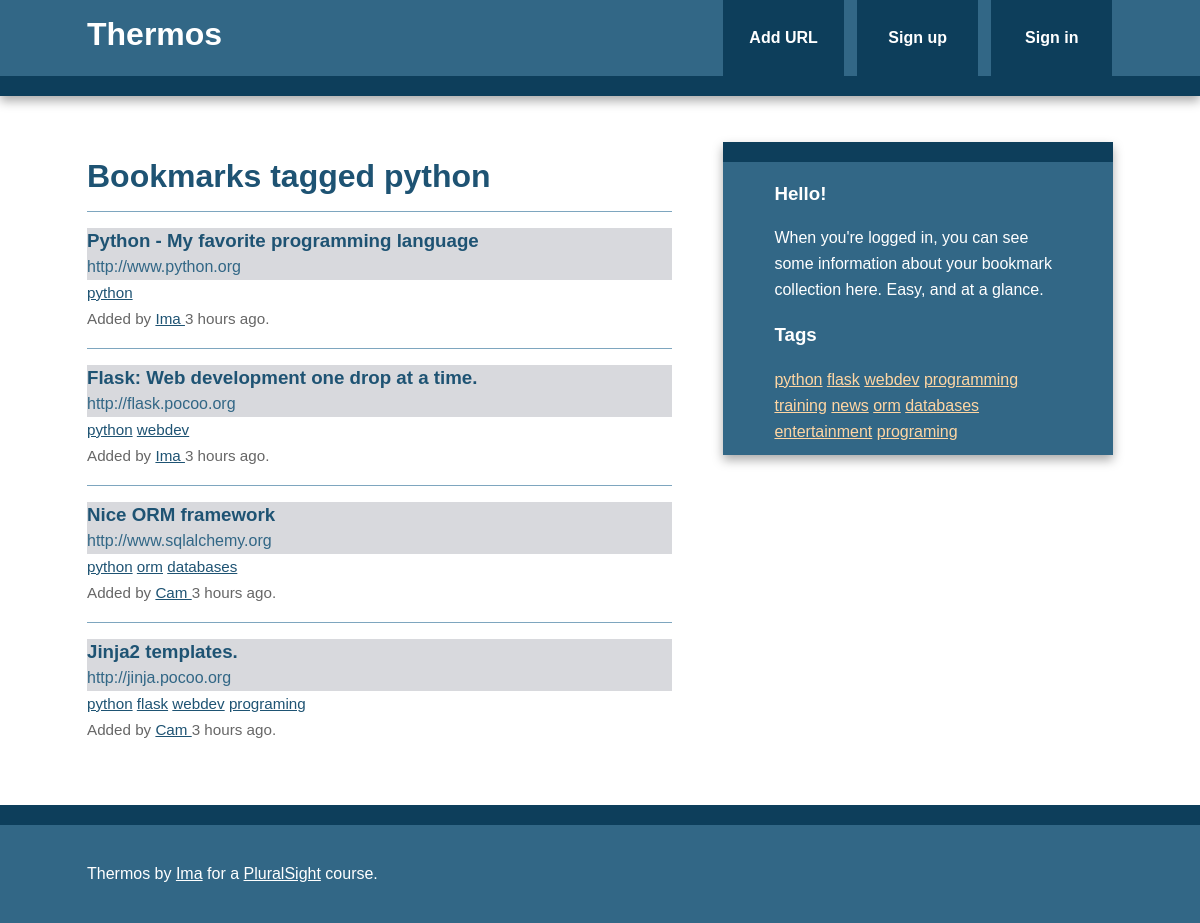
The page /bookmarks/tag/python on the database its author committed.
### thermos/models.py (models this page shows, shortened)
class Tag(db.Model):
    id = db.Column(db.Integer, primary_key=True)
    name = db.Column(db.String(25), nullable=False, unique=True, index=True)
    @staticmethod
    def all():
        return Tag.query.all()
    def __repr__(self):
        return self.name

class Bookmark(db.Model):
    id = db.Column(db.Integer, primary_key=True)
    url = db.Column(db.Text, nullable=False)
    date = db.Column(db.DateTime, default=datetime.utcnow)
    description = db.Column(db.String(300))
    user_id = db.Column(db.Integer, db.ForeignKey('user.id'), nullable=False)
    _tags = db.relationship("Tag", secondary=tags, lazy='joined',
                            backref=db.backref("bookmarks", lazy="dynamic"))
    @property
    def tags(self):
        return ",".join([t.name for t in self._tags])
    @tags.setter
    def tags(self, string):
        if string:
            self._tags = [Tag.get_or_create(name) for name in string.split(',')]
        else:
            self._tags = []

class User(db.Model, UserMixin):
    id = db.Column(db.Integer, primary_key=True)
    username = db.Column(db.String(80), unique=True)
    email = db.Column(db.String(120), unique=True)
    bookmarks = db.relationship('Bookmark', backref='user', lazy='dynamic')
    password_hash = db.Column(db.String)
    @property
    def password(self):
        raise AttributeError('password: write-only field')

### thermos/bookmarks/views.py (the view)
@bookmarks.route('/tag/<name>')
def tag(name):
    tag = Tag.query.filter_by(name=name).first_or_404()
    return render_template('tag.html', tag=tag)

### thermos/main/views.py (called while the page is built)
@main.app_context_processor
def inject_tags():
    return dict(all_tags=Tag.all)

### thermos/templates/tag.html (shortened to what this page needs)
{% extends "base.html" %}
{% block content %}
    <article>
        <header>
            <h1>Bookmarks tagged {{ tag }}</h1>
            {% if tag.bookmarks.count() > 0 %}
                {% with bookmarks=tag.bookmarks %}
                    {% include "bookmark_list.html" %}
                {% endwith %}
            {% else %}
                There are no bookmarks with this tag.
            {% endif %}
        </header>
    </article>
{% endblock %}

### thermos/templates/base.html (shortened to what this page needs)
<!doctype html>
<html class="no-js" lang="">
    <head>
        {% block styles %}
          <link rel="stylesheet" href="{{ url_for('static', filename='css/normalize.min.css') }}">
          <link rel="stylesheet" href="{{ url_for('static', filename='css/main.css') }}">
        {% endblock %}
    </head>
    <body>
        <div class="header-container">
            <header class="wrapper clearfix">
                <a href="{{ url_for('main.index') }}"><h1 class="title">Thermos</h1></a>
                <nav>
                    <ul>
                        <li><a href="{{url_for('bookmarks.add')}}">Add URL</a></li>
                        {% if current_user.is_authenticated %}
                          <li>
                            <a href="{{ url_for('bookmarks.user', username=current_user.username)}}">Bookmarks</a>
                          </li>
                          <li>
                            <a href="{{ url_for('auth.logout') }}">Sign out</a>
                          </li>
                        {% else %}
                          <li>
                            <a href="{{ url_for('auth.signup')}}">Sign up</a>
                          </li>
                          <li>
                            <a href="{{ url_for('auth.login') }}">Sign in</a>
                          </li>
                        {% endif %}
                    </ul>
                </nav>
            </header>
        </div>
        <div class="main-container">
            <div class="main wrapper clearfix">
              {% block content %}
              {% endblock %}
              {% block sidebar %}
              <aside>
                  {% if current_user.is_authenticated %}
                    <h3>Hello, {{ current_user.username }}!</h3>
                    <ul>
                      <li>You have {{ current_user.bookmarks.count()}} bookmarks so far!</li>
                    </ul>
                  {% else %}
                      <h3>Hello!</h3>
                      <p>
                        When you're logged in, you can see some information about your bookmark collection here.  Easy, and at a glance.
                      </p>
                  {% endif %}
                  <h3>Tags</h3>
                  {% for t in all_tags() %}
                    <a href="{{ url_for('bookmarks.tag', name=t) }}">{{t}}</a>
                  {% endfor %}
              </aside>
              {% endblock %}
            </div>
        </div>
        <div class="footer-container">
            <footer class="wrapper">
                <p>Thermos by <a href="http://blinkwink.org">Ima</a> for a <a href="http://pluralsight.com">PluralSight</a> course.</p>
            </footer>
        </div>
    </body>
</html>

### thermos/templates/bookmark_list.html
<ul class="bookmarks">
    {% for bookmark in bookmarks %}
        <li>
            {% include "bookmark.html" %}
        </li>
    {% endfor %}
</ul>

### thermos/templates/bookmark.html (shortened to what this page needs)
<div class="bookmark">
    <a class="header" href="{{ bookmark.url }}">
        <h3 class="description">
            {{ bookmark.description|truncate(50, killwords=True)}}
        </h3>
        <span class="url">
            {{ bookmark.url|truncate(50, killwords=True) }}
        </span>
    </a>
    <div class="info">
        <span class="tags">
            {% if bookmark.tags %}
                {% for t in bookmark._tags %}
                    <a href="{{url_for('bookmarks.tag', name=t)}}">{{ t }}</a>
                {% endfor %}
            {%else%}
                No tags.
            {% endif %}
        </span>
        <br>
        Added by <a href="{{ url_for('bookmarks.user', username=bookmark.user.username) }}">
            {{bookmark.user.username}}
        </a>
        {{ moment(bookmark.date).fromNow() }}.
    </div>
</div>

### thermos/static/css/main.css (style rules this page uses)
html, button, input, select, textarea { color: #222; }
html { font-size: 1em; line-height: 1.4; }
body { font: 16px/26px Helvetica, Helvetica Neue, Arial; }
.wrapper { width: 90%; margin: 0 5%; }
.header-container { border-bottom: 20px solid #0D3E5B; }
.footer-container, .main aside { border-top: 20px solid #0D3E5B; }
.header-container, .footer-container, .main aside { background: #326786; }
.title { color: white; }
nav ul { margin: 0; padding: 0; list-style-type: none; }
nav a { display: block; margin-bottom: 10px; padding: 15px 0; text-align: center; text-decoration: none; font-weight: bold; color: white; background: #0D3E5B; }
.main { padding: 30px 0; }
.main article h1 { font-size: 2em; }
.main aside { color: white; padding: 0px 5% 10px; }
.footer-container footer { color: white; padding: 20px 0; }
a, a:visited { color: #1E5373; }
h1, h2, h3, h4, h5, h6 { color: #1E5373; }
aside a { color: #FFD6A3; }
.main aside h3, footer h3, footer a, footer a:visited { color: white; }
ul.bookmarks { list-style: none none; padding-left: 0; }
.bookmark { padding-bottom: .5em; border-top: 1px solid #7EA6BF; padding: 1em 0; }
a.header { color: #326786; text-decoration: none; background-color: #D8D9DD; display: block; }
a.header h3 { margin: 0 0; }
div.info { font-size: .95em; color: #666666; }
@media only screen and (min-width: 480px) { nav a { float: left; width: 27%; margin: 0 1.7%; padding: 25px 2%; margin-bottom: 0; } }
@media only screen and (min-width: 480px) { nav li:first-child a { margin-left: 0; } }
@media only screen and (min-width: 480px) { nav li:last-child a { margin-right: 0; } }
@media only screen and (min-width: 480px) { nav ul li { display: inline; } }
@media only screen and (min-width: 768px) { .header-container, .main aside { -webkit-box-shadow: 0 5px 10px #aaa; -moz-box-shadow: 0 5px 10px #aaa; box-shadow: 0 5px 10px #aaa; } }
@media only screen and (min-width: 768px) { .title { float: left; } }
@media only screen and (min-width: 768px) { nav { float: right; width: 38%; } }
@media only screen and (min-width: 768px) { .main article { float: left; width: 57%; } }
@media only screen and (min-width: 768px) { .main aside { float: right; width: 28%; } }
@media only screen and (min-width: 1140px) { .wrapper { width: 1026px; margin: 0 auto; } }
.clearfix:before, .clearfix:after { content: " "; display: table; }
.clearfix:after { clear: both; }
.clearfix { *zoom: 1; }

### rows shown on the page
Tag: name "python"
Bookmark: description "Python - My favorite programming language", url "http://www.python.org", user.username "Ima", date "3 hours ago"
Bookmark: description "Flask: Web development one drop at a time.", url "http://flask.pocoo.org", user.username "Ima", date "3 hours ago"
Tag: name "webdev"
Bookmark: description "Nice ORM framework", url "http://www.sqlalchemy.org", user.username "Cam", date "3 hours ago"
Tag: name "orm"
Tag: name "databases"
Bookmark: description "Jinja2 templates.", url "http://jinja.pocoo.org", user.username "Cam", date "3 hours ago"
Tag: name "flask"
Tag: name "programing"
Tag: name "programming"
Tag: name "training"
Tag: name "news"
Tag: name "entertainment"
